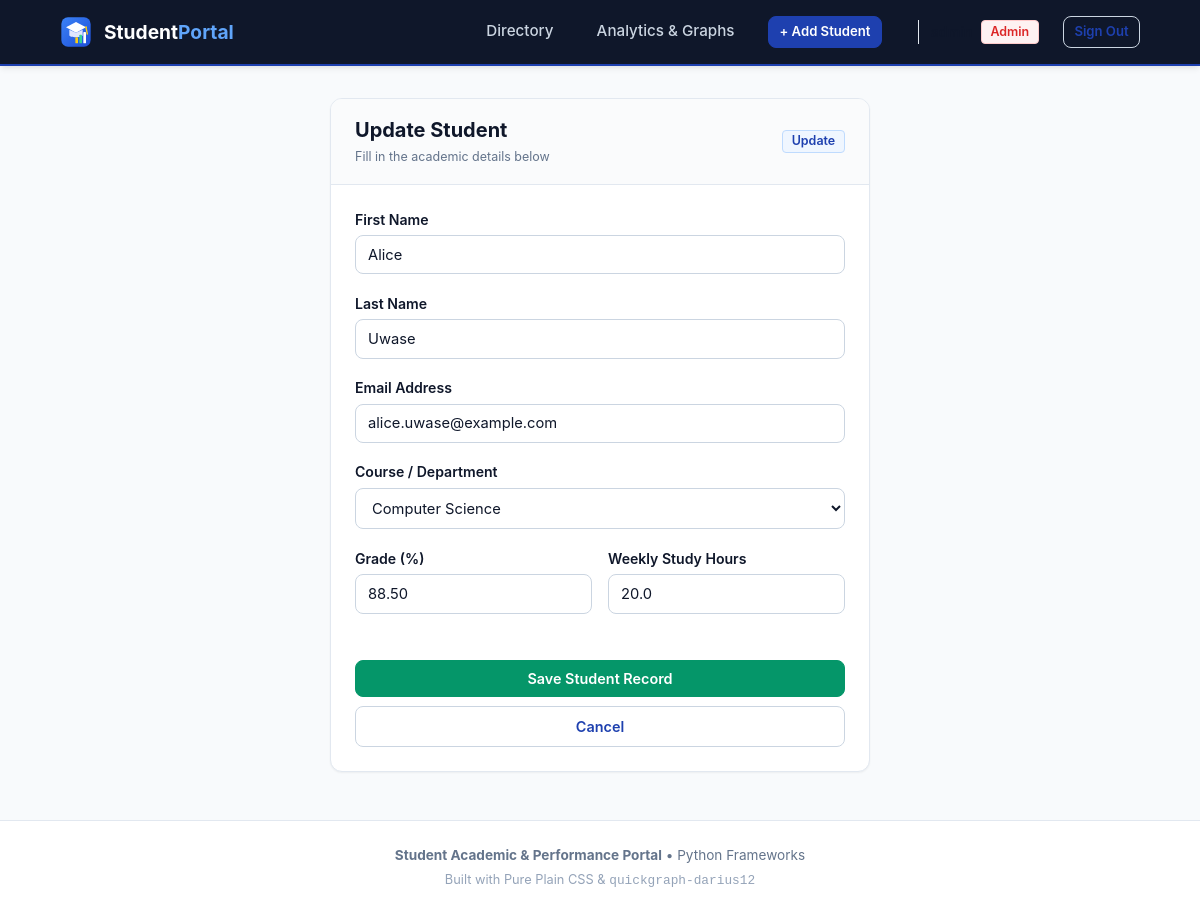
Screenshot of /edit/1/ (signed in) with the database file from the repository.
### students/models.py (models this page shows, shortened)
class Student(models.Model):
    COURSE_CHOICES = [
        ('Computer Science', 'Computer Science'),
        ('Software Engineering', 'Software Engineering'),
        ('Data Science', 'Data Science'),
        ('Cybersecurity', 'Cybersecurity'),
        ('Information Technology', 'Information Technology'),
    ]
    first_name = models.CharField(max_length=50)
    last_name = models.CharField(max_length=50)
    email = models.EmailField(unique=True)
    course = models.CharField(max_length=100, choices=COURSE_CHOICES, default="Computer Science")
    grade = models.DecimalField(max_digits=5, decimal_places=2, default=75.0, help_text="Grade percentage (0-100)")
    study_hours_per_week = models.FloatField(default=15.0, help_text="Weekly study hours")
    registration_date = models.DateField(auto_now_add=True)
    class Meta:
        db_table = 'students'
        ordering = ['-id']

### students/views.py (the view)
# urls.py: path('edit/<int:pk>/', views.student_update, name='student_update'),
@instructor_required
def student_update(request, pk):
    student = get_object_or_404(Student, pk=pk)
    if request.method == 'POST':
        form = StudentForm(request.POST, instance=student)
        if form.is_valid():
            form.save()
            return redirect('student_list')
    else:
        form = StudentForm(instance=student)
    return render(request, 'students/student_form.html', {'form': form, 'action': 'Update'})

### students/forms.py
class StudentForm(forms.ModelForm):
    class Meta:
        model = Student
        fields = ['first_name', 'last_name', 'email', 'course', 'grade', 'study_hours_per_week']
        widgets = {
            'first_name': forms.TextInput(attrs={'class': 'form-control', 'placeholder': 'Enter first name'}),
            'last_name': forms.TextInput(attrs={'class': 'form-control', 'placeholder': 'Enter last name'}),
            'email': forms.EmailInput(attrs={'class': 'form-control', 'placeholder': 'student@example.com'}),
            'course': forms.Select(attrs={'class': 'form-select'}),
            'grade': forms.NumberInput(attrs={'class': 'form-control', 'placeholder': '0 - 100', 'step': '0.5', 'min': '0', 'max': '100'}),
            'study_hours_per_week': forms.NumberInput(attrs={'class': 'form-control', 'placeholder': 'Weekly hours (e.g. 15)', 'step': '0.5', 'min': '0'}),
        }

### students/context_processors.py (called while the page is built)
def user_roles(request):
    if not request.user.is_authenticated:
        return {
            'is_instructor': False,
            'is_student': False,
            'user_role': 'Guest',
        }
    is_admin = request.user.is_superuser
    is_instructor = is_admin or request.user.groups.filter(name='Instructor').exists()
    is_student = request.user.groups.filter(name='Student').exists()
    if is_admin:
        role = 'Admin'
    elif is_instructor:
        role = 'Instructor'
    elif is_student:
        role = 'Student'
    else:
        role = 'User'
    return {
        'is_instructor': is_instructor,
        'is_student': is_student,
        'user_role': role,
    }

### students/templates/students/student_form.html (shortened to what this page needs)
{% extends 'students/base.html' %}
{% block content %}
<div class="form-container">
    <div class="card">
        <div class="card-header">
            <div>
                <h2 style="font-size: 1.25rem; font-weight: 700; color: var(--text-main);">
                    {{ action }} Student
                </h2>
                <small style="color: var(--text-muted);">Fill in the academic details below</small>
            </div>
            <span class="badge badge-primary">{{ action }}</span>
        </div>
        <div class="card-body">
            <form method="POST" novalidate>
                <div class="form-group">
                    <label class="form-label">First Name</label>
                    {{ form.first_name }}
                </div>
                <div class="form-group">
                    <label class="form-label">Last Name</label>
                    {{ form.last_name }}
                </div>
                <div class="form-group">
                    <label class="form-label">Email Address</label>
                    {{ form.email }}
                </div>
                <div class="form-group">
                    <label class="form-label">Course / Department</label>
                    {{ form.course }}
                </div>
                <div style="display: grid; grid-template-columns: 1fr 1fr; gap: 1rem;">
                    <div class="form-group">
                        <label class="form-label">Grade (%)</label>
                        {{ form.grade }}
                    </div>
                    <div class="form-group">
                        <label class="form-label">Weekly Study Hours</label>
                        {{ form.study_hours_per_week }}
                    </div>
                </div>
                <div class="form-actions">
                    <button type="submit" class="btn btn-success btn-block">
                        Save Student Record
                    </button>
                    <a href="{% url 'student_list' %}" class="btn btn-outline btn-block" style="text-align: center;">
                        Cancel
                    </a>
                </div>
            </form>
        </div>
    </div>
</div>
{% endblock %}

### static/css/style.css (style rules this page uses)
:root { --primary: #1e40af; --primary-hover: #1d4ed8; --primary-soft: #eff6ff; --success: #059669; --success-soft: #ecfdf5; --warning: #d97706; --warning-soft: #fffbeb; --danger: #dc2626; --danger-hover: #b91c1c; --danger-soft: #fef2f2; --bg-page: #f8fafc; --surface: #ffffff; --border: #e2e8f0; --border-dark: #cbd5e1; --text-main: #0f172a; --text-muted: #64748b; --text-light: #94a3b8; --radius-sm: 4px; --radius-md: 8px; --radius-lg: 12px; --shadow-sm: 0 1px 2px 0 rgba(0, 0, 0, 0.05); --shadow-md: 0 4px 6px -1px rgba(0, 0, 0, 0.07), 0 2px 4px -2px rgba(0, 0, 0, 0.05); --shadow-lg: 0 10px 15px -3px rgba(0, 0, 0, 0.08); }
* { box-sizing: border-box; margin: 0; padding: 0; }
body { font-family: -apple-system, BlinkMacSystemFont, "Segoe UI", Roboto, "Helvetica Neue", Arial, sans-serif; font-size: 15px; line-height: 1.5; color: var(--text-main); background-color: var(--bg-page); min-height: 100vh; display: flex; flex-direction: column; }
a { color: var(--primary); text-decoration: none; transition: color 0.15s ease; }
.btn { display: inline-flex; align-items: center; justify-content: center; font-family: inherit; font-size: 0.9rem; font-weight: 600; padding: 0.55rem 1.15rem; border-radius: var(--radius-md); border: 1px solid transparent; cursor: pointer; text-decoration: none; transition: background-color 0.15s ease, border-color 0.15s ease, box-shadow 0.15s ease; white-space: nowrap; }
.btn-success { background-color: var(--success); color: #ffffff; border-color: var(--success); }
.btn-outline { background-color: transparent; color: var(--primary); border-color: var(--border-dark); }
.btn-block { display: block; width: 100%; }
.card { background-color: var(--surface); border: 1px solid var(--border); border-radius: var(--radius-lg); box-shadow: var(--shadow-sm); overflow: hidden; }
.card-body { padding: 1.5rem; }
.card-header { padding: 1rem 1.5rem; border-bottom: 1px solid var(--border); display: flex; justify-content: space-between; align-items: center; background-color: #fafbfc; }
.badge { display: inline-block; padding: 0.2rem 0.55rem; border-radius: var(--radius-sm); font-size: 0.78rem; font-weight: 600; line-height: 1.2; }
.badge-primary { background-color: var(--primary-soft); color: var(--primary); border: 1px solid #bfdbfe; }
.form-container { max-width: 540px; margin: 0 auto; }
.form-group { margin-bottom: 1.15rem; }
.form-label { display: block; font-size: 0.88rem; font-weight: 600; color: var(--text-main); margin-bottom: 0.35rem; }
.form-control, .form-select, input[type="text"], input[type="email"], input[type="number"], select { width: 100%; padding: 0.6rem 0.75rem; font-family: inherit; font-size: 0.92rem; color: var(--text-main); background-color: #ffffff; border: 1px solid var(--border-dark); border-radius: var(--radius-md); outline: none; transition: border-color 0.15s ease, box-shadow 0.15s ease; }
.form-actions { margin-top: 1.75rem; display: flex; flex-direction: column; gap: 0.6rem; }

### rows the page displays
Student: first_name "Alice", last_name "Uwase", email "alice.uwase@example.com", course "Computer Science", grade "88.50", study_hours_per_week "20.0"

### other values shown
{{ action }} "Update"
